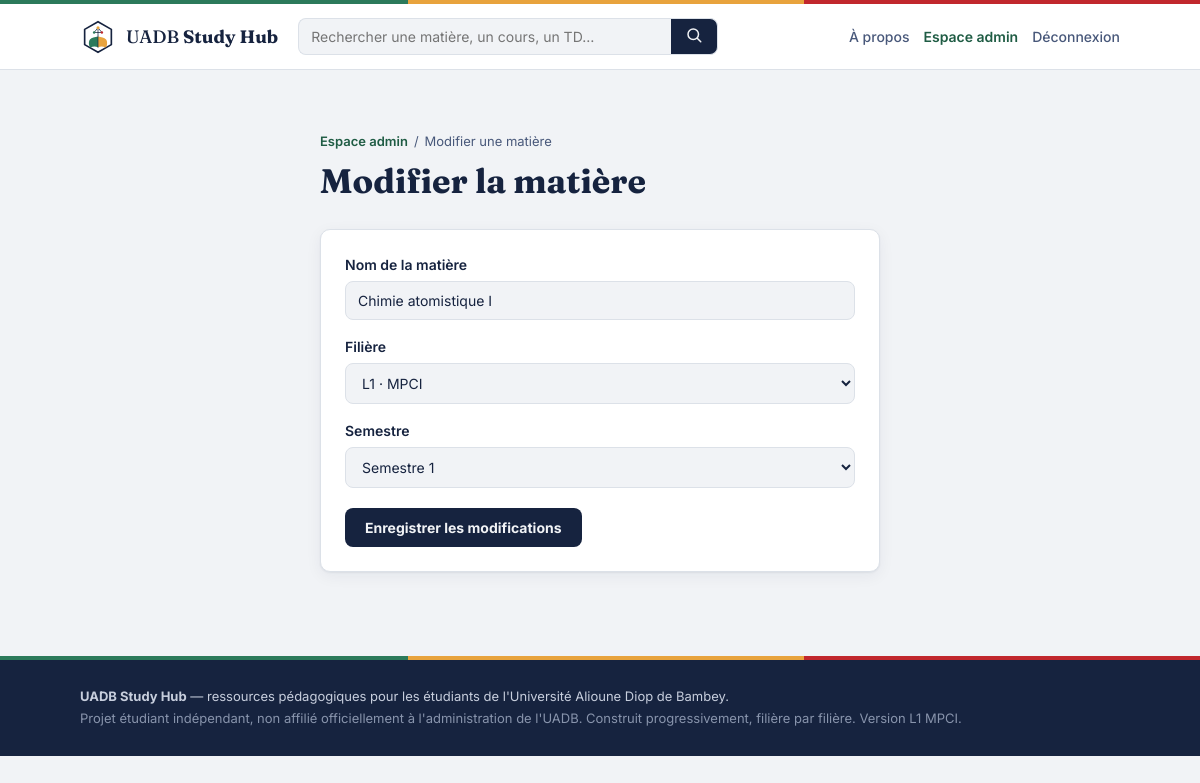
Screenshot of /admin/matiere/3/modifier (signed in) with the database file from the repository.
### tables this page shows
CREATE TABLE matieres (
        id INTEGER PRIMARY KEY AUTOINCREMENT,
        filiere_id INTEGER NOT NULL REFERENCES filieres(id) ON DELETE CASCADE,
        nom TEXT NOT NULL,
        slug TEXT NOT NULL UNIQUE,
        semestre INTEGER DEFAULT 0,
        ordre INTEGER DEFAULT 0
    );

CREATE TABLE niveaux (
        id INTEGER PRIMARY KEY AUTOINCREMENT,
        nom TEXT NOT NULL,
        slug TEXT NOT NULL UNIQUE,
        ordre INTEGER DEFAULT 0
    );

### app.py (the view, shortened to what this page needs)
@app.route("/admin/matiere/<int:matiere_id>/modifier", methods=["GET", "POST"])
@admin_required
def admin_matiere_modifier(matiere_id):
    db = get_db()
    matiere = db.execute("SELECT * FROM matieres WHERE id = ?", (matiere_id,)).fetchone()
    if matiere is None:
        abort(404)
    if not peut_gerer_filiere(matiere["filiere_id"]):
        flash("Vous n'avez pas accès à cette matière.", "erreur")
        return redirect(url_for("admin_dashboard"))
    admin_filiere_id = session.get("admin_filiere_id")
    if admin_filiere_id is None:
        filieres = db.execute("""
            SELECT filieres.*, niveaux.nom AS niveau_nom
            FROM filieres JOIN niveaux ON niveaux.id = filieres.niveau_id
            ORDER BY niveaux.ordre, filieres.ordre
        """).fetchall()
    else:
        filieres = db.execute("""
            SELECT filieres.*, niveaux.nom AS niveau_nom
            FROM filieres JOIN niveaux ON niveaux.id = filieres.niveau_id
            WHERE filieres.id = ?
        """, (admin_filiere_id,)).fetchall()
    return render_template("admin/matiere_form.html", filieres=filieres, matiere=matiere)

### app.py (called while the page is built, shortened)
def get_db():
    if "db" not in g:
        g.db = sqlite3.connect(DB_PATH)
        g.db.row_factory = sqlite3.Row
        g.db.execute("PRAGMA foreign_keys = ON")
    return g.db

@app.before_request
def compter_visite():
    endpoint = request.endpoint or ""
    if endpoint.startswith("static") or endpoint.startswith("admin"):
        return

def admin_required(view_func):
    @wraps(view_func)
    def wrapped(*args, **kwargs):
        if not session.get("admin_id"):
            flash("Veuillez vous connecter pour accéder à l'espace administrateur.", "erreur")
            return redirect(url_for("admin_login", next=request.path))
        return view_func(*args, **kwargs)
    return wrapped

def peut_gerer_filiere(filiere_id):
    admin_filiere_id = session.get("admin_filiere_id")
    if admin_filiere_id is None:
        return True
    return str(admin_filiere_id) == str(filiere_id)

### templates/admin/matiere_form.html (shortened to what this page needs)
{% extends "base.html" %}
{% block contenu %}
<section class="conteneur section section--etroite">
  <nav class="fil-ariane">
    <a href="{{ url_for('admin_dashboard') }}">Espace admin</a> <span>/</span>
    <span>{{ 'Modifier' if matiere else 'Ajouter' }} une matière</span>
  </nav>
  <h1 class="titre-page">{{ 'Modifier la matière' if matiere else 'Ajouter une matière' }}</h1>
  <form method="post" class="formulaire carte-formulaire">
    <label>
      Nom de la matière
      <input type="text" name="nom" required value="{{ matiere.nom if matiere else '' }}" placeholder="Ex. Analyse 2">
    </label>
    <label>
      Filière
      <select name="filiere_id" required>
        {% for f in filieres %}
          <option value="{{ f.id }}" {% if matiere and matiere.filiere_id == f.id %}selected{% endif %}>
            {{ f.niveau_nom }} · {{ f.nom }}
          </option>
        {% endfor %}
      </select>
    </label>
    <label>
      Semestre
      <select name="semestre">
        {% for s in range(1, 7) %}
          <option value="{{ s }}" {% if matiere and matiere.semestre == s %}selected{% endif %}>Semestre {{ s }}</option>
        {% endfor %}
      </select>
    </label>
    <button type="submit" class="bouton">{{ 'Enregistrer les modifications' if matiere else 'Ajouter la matière' }}</button>
  </form>
</section>
{% endblock %}

### static/css/style.css (style rules this page uses)
:root { --ardoise: #16233F; --ardoise-doux: #48587A; --fond: #F1F3F6; --carte: #FFFFFF; --bordure: #DCE1E8; --or: #E8A33D; --or-fonce: #C6811F; --vert: #2C7A5B; --vert-fonce: #1F5C44; --rouge: #C1272D; --police-titre: "Fraunces", Georgia, serif; --police-texte: "Inter", -apple-system, BlinkMacSystemFont, "Segoe UI", sans-serif; --police-mono: "IBM Plex Mono", monospace; --rayon: 10px; --ombre: 0 1px 2px rgba(22, 35, 63, 0.06), 0 4px 16px rgba(22, 35, 63, 0.06); }
* { box-sizing: border-box; }
html { -webkit-text-size-adjust: 100%; }
body { margin: 0; font-family: var(--police-texte); color: var(--ardoise); background: var(--fond); line-height: 1.5; }
a { color: inherit; text-decoration: none; }
.conteneur { max-width: 1080px; margin: 0 auto; padding: 0 20px; }
.section { padding: 44px 0; }
.section--etroite { max-width: 560px; }
.titre-page { font-family: var(--police-titre); font-size: clamp(26px, 4vw, 34px); margin: 4px 0 22px; }
.fil-ariane { font-size: 13px; color: var(--ardoise-doux); margin: 18px 0 0; display: flex; gap: 6px; flex-wrap: wrap; }
.fil-ariane a { color: var(--vert-fonce); font-weight: 600; }
.bouton { display: inline-block; background: var(--ardoise); color: var(--fond); font-weight: 700; padding: 11px 20px; border-radius: 8px; border: none; cursor: pointer; font-size: 14px; font-family: var(--police-texte); }
.carte-formulaire { background: var(--carte); border: 1px solid var(--bordure); border-radius: var(--rayon); padding: 24px; box-shadow: var(--ombre); }
.formulaire { display: flex; flex-direction: column; gap: 16px; margin-top: 10px; }
.formulaire label { display: flex; flex-direction: column; gap: 6px; font-size: 14px; font-weight: 600; }
.formulaire input, .formulaire select { font-family: var(--police-texte); font-size: 14px; font-weight: 400; padding: 10px 12px; border: 1px solid var(--bordure); border-radius: 8px; background: var(--fond); color: var(--ardoise); }
.formulaire .bouton { align-self: flex-start; margin-top: 4px; }

### rows the page displays
matieres: nom "Chimie atomistique I", filiere_id "L1 · MPCI", semestre "Semestre 1"

### other values shown
{{ 'Modifier' if matiere else 'Ajouter' }} "Modifier"
{{ 'Modifier la matière' if matiere else 'Ajouter une matière' }} "Modifier la matière"
{{ 'Enregistrer les modifications' if matiere else 'Ajouter la matière' }} "Enregistrer les modifications"
